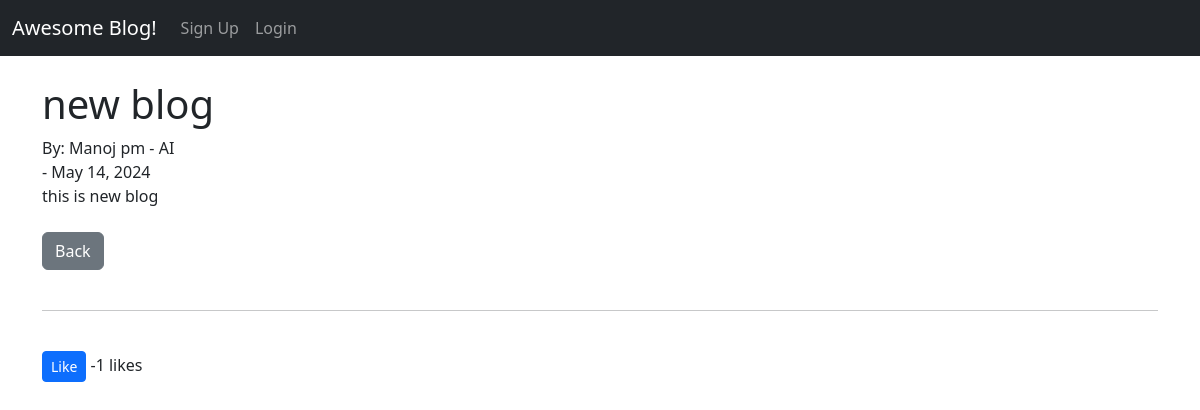
Page /article/6 on the committed database.
### theblog/models.py (models this page shows, shortened)
class Post(models.Model):
    title = models.CharField(max_length=255)
    title_tag = models.CharField(max_length=255)
    author = models.ForeignKey(User, on_delete= models.CASCADE)
    body = models.TextField()
    post_date = models.DateField(auto_now_add = True)
    category = models.CharField(max_length=255,default='AI')
    likes = models.ManyToManyField(User, related_name='blog_post')
    def total_likes(self):
        return self.likes.count()

### theblog/views.py (the view)
# urls.py: path('article/<int:pk>',ArticleDetailView.as_view(), name="article-detail"),
class ArticleDetailView(DetailView):
    model= Post
    template_name = 'article_details.html'
    def get_context_data(self, *args, **kwargs):
        context = super(ArticleDetailView, self).get_context_data(**kwargs)
        stuff = get_object_or_404(Post, id=self.kwargs['pk'])
        total_likes = stuff.total_likes()
        context["total_likes"] = total_likes
        return context

### theblog/templates/article_details.html (shortened to what this page needs)
{% extends "base.html" %}
{% block  content %}
    <h1>{{ post.title }} </h1>
    <p>By: {{ post.author.first_name}}
        {{ post.author.last_name}} - {{ post.category }} <br> -
        {{ post.post_date}}
       <br> {{ post.body|safe }}
       <br><br><a href="{% url 'home' %}" class="btn btn-secondary"> Back </a>
       <br><br>
       <hr>
       <br/>
       <form action="{% url 'like_post' post.pk %}" method="POST" >
          <button type="submit", name="post_id", value="{{ post.id }}", class="btn btn-primary btn-sm">Like </button> -{{total_likes}} likes
       </form>
{% endblock %}

### rows in the picture
Post: title "new blog", author.first_name "Manoj", author.last_name "pm", category "AI", post_date "May 14, 2024", body "this is new blog"

### other values in the picture
{{ total_likes }} "1"
